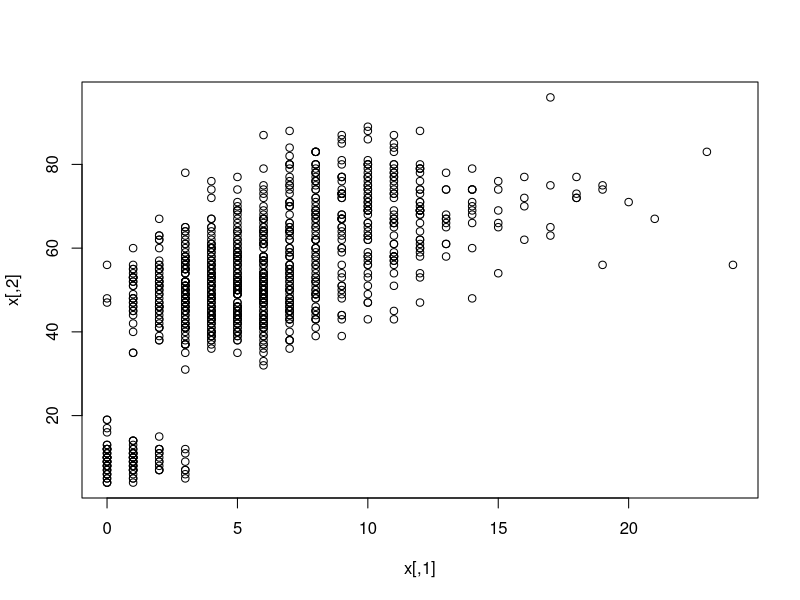
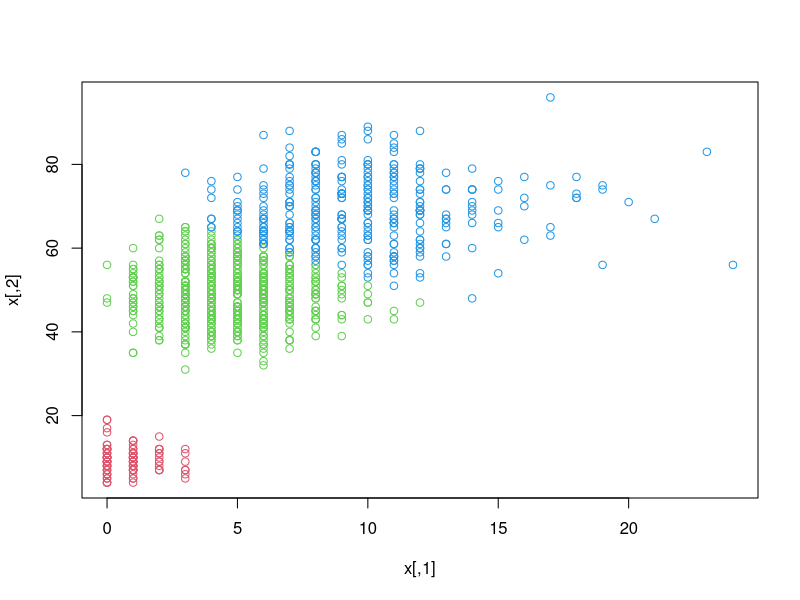

The R script that drew these images, in order:
##
## Title: Mixtura de k distribuciones de multivariantes con d dimensiones,
##        siguiendo distribuciones de Poisson en las marginales.
##
## Author: Sergio García Prado
##
## Date: Noviembre de 2018
##
## Notas: Se ha elegido fijar la dimensionalidad en 2 para poder hacer
##        representaciones gráficas de manera sencilla. Sin embargo,
##        es posible hacer probar el funcionamiento en más dimensiones
##        variando dichos parámetros.
##

rm(list = ls())

library(magrittr)


# Número de Dimensiones.
d <- 2

# Número de Mixturas.
k <- 3

# Número de Observaciones en la muestra.
n <- 1000

# Pesos de la Mixtura.
p <- c(0.1, 0.6, 0.3)  # por simplicidad sum(p) = 1

# Parámetros de las distribuciones de Poisson.
lambda <- matrix(c( 1, 10,
                    5, 50,
                   10, 70),
                 3, 2, byrow = TRUE)

# Muestra.
x <-
  sapply(1:d, function(j) {
    sapply(1:k, function(i){
      rpois(n * p[i], lambda[i, j])
    }) %>%
    unlist()
  }) %>%
  unlist() %>%
  matrix(n, d)

# Diagrama de la Muestra
plot(x)


LogLikeliHoodPoisson <- function(lambda, x) {
 logL <- sapply(1:length(lambda), function(i) {
      sum(dpois(x[, i], lambda[i], log = TRUE))
    }) %>%
    sum()
 return(logL)
}


NegativeLogLikeliHoodPoisson <- function(...) {
 - LogLikeliHoodPoisson(...)
}


OptimizeLambda <- function(x) {
  # Optimización del EMV para los parámetros de la distribución.

  # Búsqueda Iterativa.
  # opt <- optim(runif(2), NegativeLogLikeliHoodPoisson, x = x,
  #              lower = 10e-4, upper = Inf, method = "L-BFGS-B")
  # lambda.hat <- opt$par

  # Búsqueda analítica.
  lambda.hat <- colMeans(x)
  return(lambda.hat)
}

CalculateB <- function(x, lambda) {
  # Indica para qué mixtura se maximiza la verosimilitud perfil en cada
  # observación.

  apply(x, 1, function(obs) {
    sapply(1:nrow(lambda), function(i) {
         sum(dpois(obs, lambda[i, ], log = TRUE))
      }) %>% which.max()
  })
}


OptimizeMultiVariantPoissonMixtureEM <- function(x, k, d) {
  # Calcula los estimadores máximos verosímiles mediante el Algorimo EM.

  lambda <- (1:d) %>%
    sapply(function(i) {
      sort(runif(k, min = min(x[, i]), max = max(x[, i])))
    })

  b <- CalculateB(x, lambda)
  b.old <- rep(0, n)

  i <- 0
  while (any(b != b.old)) {
    # Fijamos criterio de convergencia en la estabilización de etiquetas de la mixtura.
    # Ya que cuando esta se estabiliza, los EMV de lambda no variarán.

    i <- i + 1
    lambda <- sapply(1:k, function(j) {
      OptimizeLambda(x[b == j, ])
    }) %>% t()

    b.old <- b
    b <- CalculateB(x, lambda)
  }

  p <- (1:k) %>%
   sapply(function(i) {
     mean(b == i)
   })

  result <- list(lambda = lambda,
                 group = b,
                 steps = i,
                 ratios = p)
  return(result)
}


# Buscamos los EMVs.
# Nota: Este método puede llamarse de manera iterativa, para conseguir
#       distintas soluciones y después promediar los resultados. Sin embargo,
#       en los casos de prueba ha bastado con una única iteración para
#       encontrar el óptimo por lo que se ha decidido no implementar.
(opt.em <- OptimizeMultiVariantPoissonMixtureEM(x, k, d))

# Diagrama de la muestra con las categorías obtenidas por el EMV asignadas.
plot(x, col = opt.em$group + 1)
